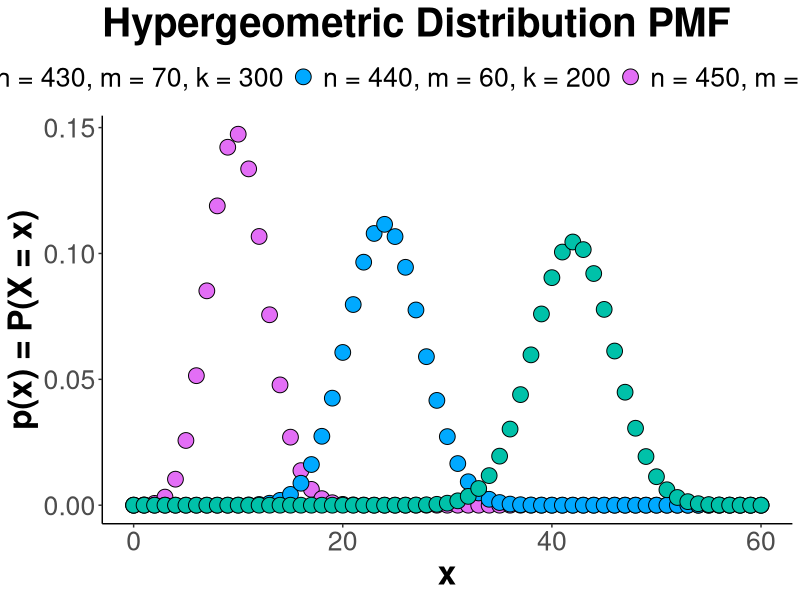
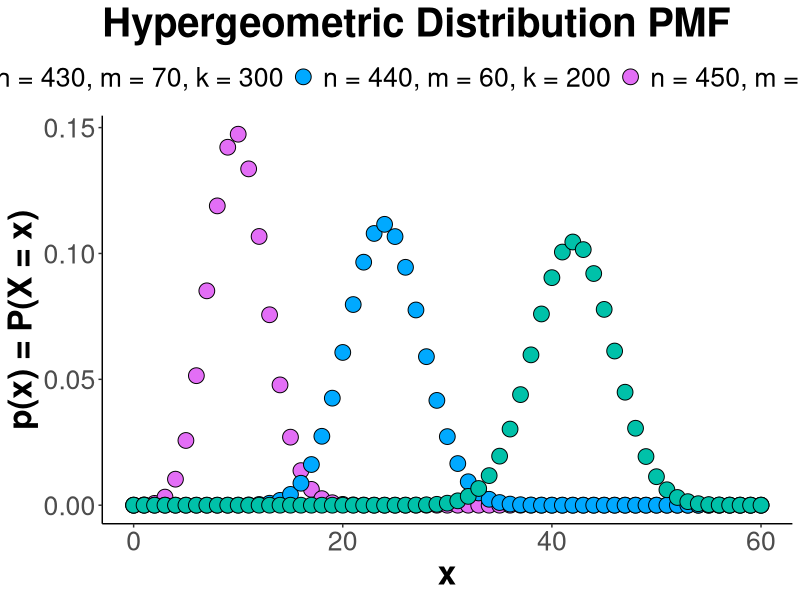
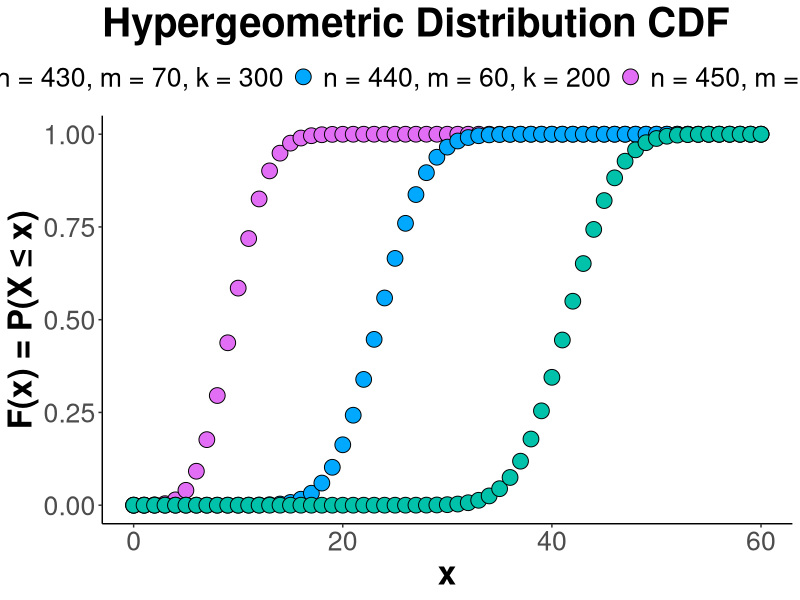
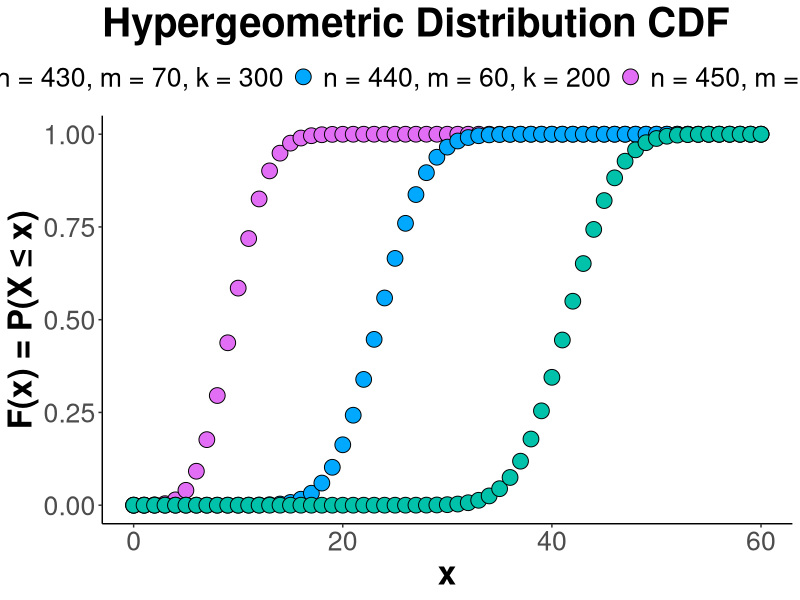

Write R code to recreate these figures, in order.
library(ggplot2)
library(svglite)

svglite("hypergeometric_PMF.svg")
ggplot() +
xlim(0, 60) +
stat_function(aes(fill = "n = 450, m = 50, k = 100"),
              geom = "point", shape = 21,
              size = 5, fun = dhyper, n = 61,
              args = list(n = 450, m = 50, k = 100)) +
stat_function(aes(fill = "n = 440, m = 60, k = 200"),
              geom = "point", shape = 21,
              size = 5, fun = dhyper, n = 61,
              args = list(n = 440, m = 60, k = 200)) +
stat_function(aes(fill = "n = 430, m = 70, k = 300"),
              geom = "point", shape = 21,
              size = 5, fun = dhyper, n = 61,
              args = list(n = 430, m = 70, k = 300)) +
labs(x = "x", y = "p(x) = P(X = x)",
     title = "Hypergeometric Distribution PMF") +
theme_classic() +
theme(text = element_text(size = 24),
      title = element_text(face = "bold"),
      legend.position = "top") +
guides(fill = guide_legend(title = "")) + 
scale_fill_hue(h = c(180, 300))
ggsave("hypergeometric_PMF.svg", units = "cm")

svglite("hypergeometric_CDF.svg")
ggplot() +
xlim(0, 60) +
stat_function(aes(fill = "n = 450, m = 50, k = 100"),
              geom = "point", shape = 21,
              size = 5, fun = phyper, n = 61,
              args = list(n = 450, m = 50, k = 100)) +
stat_function(aes(fill = "n = 440, m = 60, k = 200"),
              geom = "point", shape = 21,
              size = 5, fun = phyper, n = 61,
              args = list(n = 440, m = 60, k = 200)) +
stat_function(aes(fill = "n = 430, m = 70, k = 300"),
              geom = "point", shape = 21,
              size = 5, fun = phyper, n = 61,
              args = list(n = 430, m = 70, k = 300)) +
labs(x = "x", y = "F(x) = P(X ≤ x)",
     title = "Hypergeometric Distribution CDF") +
theme_classic() +
theme(text = element_text(size = 24),
      title = element_text(face = "bold"),
      legend.position = "top") +
guides(fill = guide_legend(title = "")) + 
scale_fill_hue(h = c(180, 300))
ggsave("hypergeometric_CDF.svg", units = "cm")
